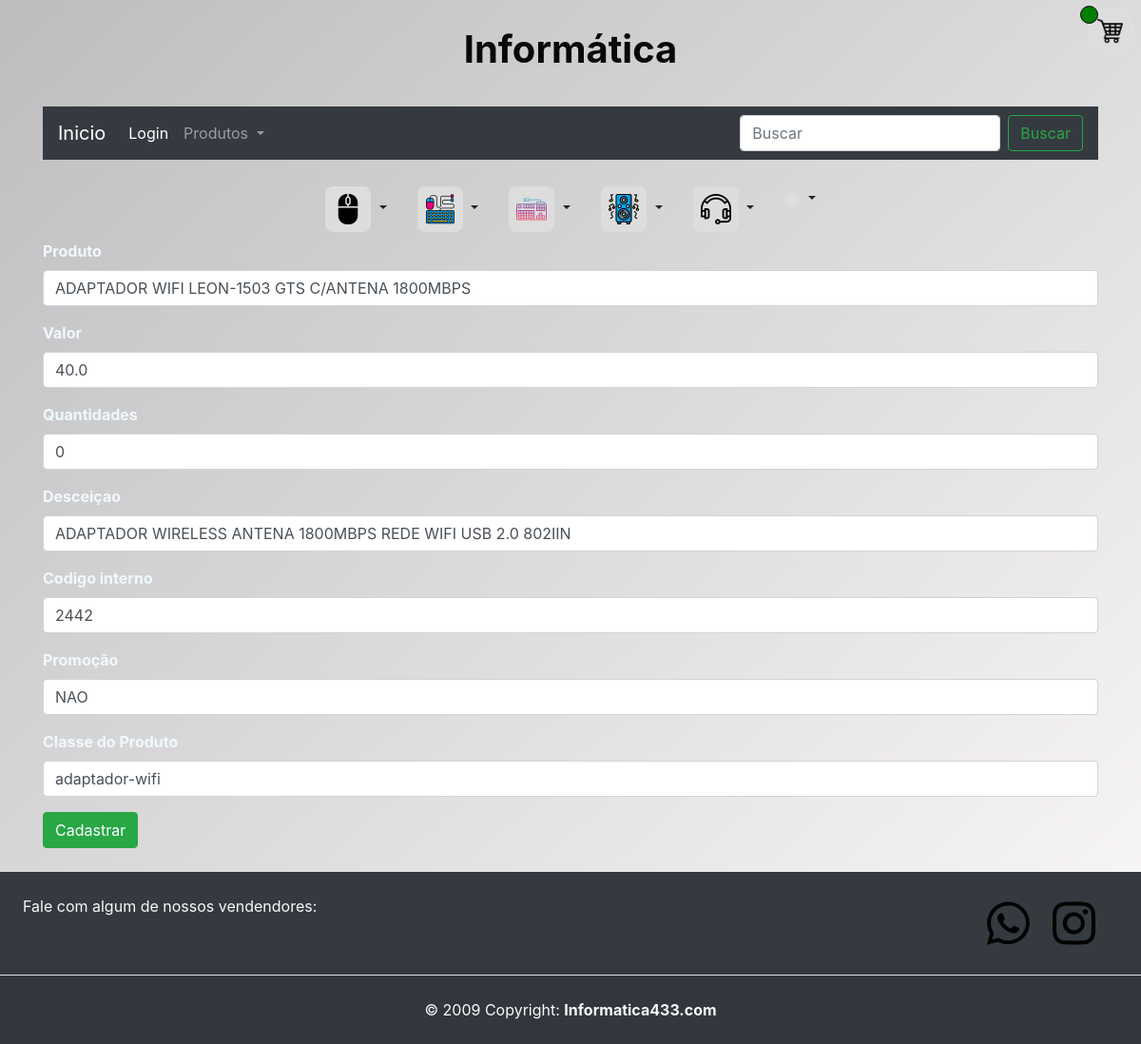
/editar_produto/680 (signed in), run on the app's committed database.
### aulaGit/models.py (models this page shows)
class Produtos(models.Model):
    id = models.AutoField(primary_key=True)
    produto =  models.TextField(max_length=255)
    valor = models.FloatField()
    descricao = models.TextField(max_length=350)
    link_img = models.TextField(max_length=255)
    quantidades = models.IntegerField()
    classe =  models.TextField(max_length=255)
    codigo_interno = models.IntegerField()
    promocao = models.TextField(max_length=3)
    class Meta:
        ordering = ['classe','valor']

### aulaGit/views.py (the view)
# urls.py: path('editar_produto/<int:id>',views.editar_produto,name="editar_produto"),
@login_required(login_url='pagina_de_login')
def editar_produto(request,id):
    produto = Produtos.objects.get(id=id)
    return render(request,'pg_produtos/editar_produto.html',{"produto":produto,"id":id})

### aulaGit/templates/pg_produtos/editar_produto.html (shortened to what this page needs)
{% extends 'home.html' %}
{% block content %}
<div class="container">
    <form action="{% url 'editado_sucesso' %}" method="POST">
        <div class="mb-3">
            <label for="formText" class="form-label color-label label_text_imput">Produto</label>
            <input class="form-control" type="text" id="formFile" name="produto" required value="{{produto.produto}}">
        </div>
        <div class="mb-3">
            <label for="formText" class="form-label color-label label_text_imput">Valor</label>
            <input class="form-control" type="text" id="formFile" name="valor" required value="{{produto.valor}}">
        </div>
        <div class="mb-3">
            <label for="formText" class="form-label color-label label_text_imput">Quantidades</label>
            <input class="form-control" type="text" id="formFile" name="quantidade" required
                value="{{produto.quantidades}}">
        </div>
        <div class="mb-3">
            <label for="formText" class="form-label color-label label_text_imput">Desceiçao</label>
            <input class="form-control" type="text" id="formFile" name="descricao" required
                value="{{produto.descricao}}">
        </div>
        <div class="mb-3">
            <label for="formText" class="form-label color-label label_text_imput">Codigo interno</label>
            <input class="form-control" type="text" id="formFile" name="codigo_interno" required
                value="{{produto.codigo_interno}}">
        </div>
        <div class="mb-3">
            <label for="formText" class="form-label color-label label_text_imput">Promoção</label>
            <select class="form-control" id="formFile" name="promocao" required>
                <option selected value="{{produto.promocao}}">{{produto.promocao}}</option>
            </select>
        </div>
        <div class="mb-3">
            <label for="formText" class="form-label color-label label_text_imput">Classe do Produto</label>
            <select class="form-control" name="classe">
                <option value="{{produto.classe}}" selected>{{produto.classe}}</option>
            </select>
        </div>
        <button type="submit" class="btn btn-success">Cadastrar</button>
    </form>
</div>
{% endblock %}

### static/css/styler.css (style rules this page uses)
.bg-body { background-image: linear-gradient(to bottom right,rgb(189, 189, 191), rgb(252, 249, 249)) ; }
.form-label { font-weight: bold; }
.color-label { color: aliceblue; }

### static/css/carro.css (style rules this page uses)
label { color: white; }

### data on the page
Produtos: produto "ADAPTADOR WIFI LEON-1503 GTS C/ANTENA 1800MBPS", valor "40.0", quantidade "0", descricao "ADAPTADOR WIRELESS ANTENA 1800MBPS REDE WIFI USB 2.0 802IIN", codigo_interno "2442", promocao "NAO", classe "adaptador-wifi"
